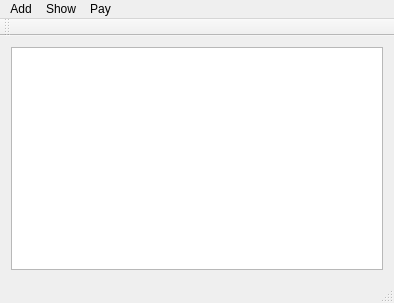
<?xml version="1.0" encoding="UTF-8"?>
<ui version="4.0">
 <class>MainWindow</class>
 <widget class="QMainWindow" name="MainWindow">
  <property name="geometry">
   <rect>
    <x>0</x>
    <y>0</y>
    <width>394</width>
    <height>303</height>
   </rect>
  </property>
  <property name="windowTitle">
   <string>MainWindow</string>
  </property>
  <widget class="QWidget" name="centralWidget">
   <layout class="QGridLayout" name="gridLayout">
    <item row="0" column="0">
     <widget class="QTableView" name="tableData">
      <property name="editTriggers">
       <set>QAbstractItemView::DoubleClicked|QAbstractItemView::EditKeyPressed</set>
      </property>
      <property name="alternatingRowColors">
       <bool>true</bool>
      </property>
      <property name="textElideMode">
       <enum>Qt::ElideRight</enum>
      </property>
     </widget>
    </item>
   </layout>
  </widget>
  <widget class="QMenuBar" name="menuBar">
   <property name="geometry">
    <rect>
     <x>0</x>
     <y>0</y>
     <width>394</width>
     <height>29</height>
    </rect>
   </property>
   <widget class="QMenu" name="menu">
    <property name="title">
     <string>Add</string>
    </property>
    <addaction name="actionHuman"/>
    <addaction name="actionSponsor"/>
   </widget>
   <widget class="QMenu" name="menuShow">
    <property name="title">
     <string>Show</string>
    </property>
    <addaction name="actionAll_people"/>
    <addaction name="actionGroup"/>
    <addaction name="actionSponsors"/>
    <addaction name="actionSponsor_s_pays"/>
    <addaction name="actionPays_for_human"/>
    <addaction name="actionBank"/>
   </widget>
   <widget class="QMenu" name="menuPay">
    <property name="title">
     <string>Pay</string>
    </property>
    <addaction name="actionFrom_sponsor"/>
    <addaction name="actionFor_human"/>
   </widget>
   <addaction name="menu"/>
   <addaction name="menuShow"/>
   <addaction name="menuPay"/>
  </widget>
  <widget class="QToolBar" name="mainToolBar">
   <attribute name="toolBarArea">
    <enum>TopToolBarArea</enum>
   </attribute>
   <attribute name="toolBarBreak">
    <bool>false</bool>
   </attribute>
  </widget>
  <widget class="QStatusBar" name="statusBar"/>
  <action name="actionHuman">
   <property name="text">
    <string>Human</string>
   </property>
  </action>
  <action name="actionSponsor">
   <property name="text">
    <string>Sponsor</string>
   </property>
  </action>
  <action name="actionAll_people">
   <property name="text">
    <string>All people</string>
   </property>
  </action>
  <action name="actionGroup">
   <property name="text">
    <string>Group</string>
   </property>
  </action>
  <action name="actionSponsors">
   <property name="text">
    <string>Sponsors</string>
   </property>
  </action>
  <action name="actionSponsor_s_pays">
   <property name="text">
    <string>Sponsor's pays</string>
   </property>
  </action>
  <action name="actionPays_for_human">
   <property name="text">
    <string>Pays for human</string>
   </property>
  </action>
  <action name="actionBank">
   <property name="text">
    <string>Bank</string>
   </property>
  </action>
  <action name="actionFrom_sponsor">
   <property name="text">
    <string>From sponsor</string>
   </property>
  </action>
  <action name="actionFor_human">
   <property name="text">
    <string>For human</string>
   </property>
  </action>
 </widget>
 <layoutdefault spacing="6" margin="11"/>
 <resources/>
 <connections/>
</ui>
